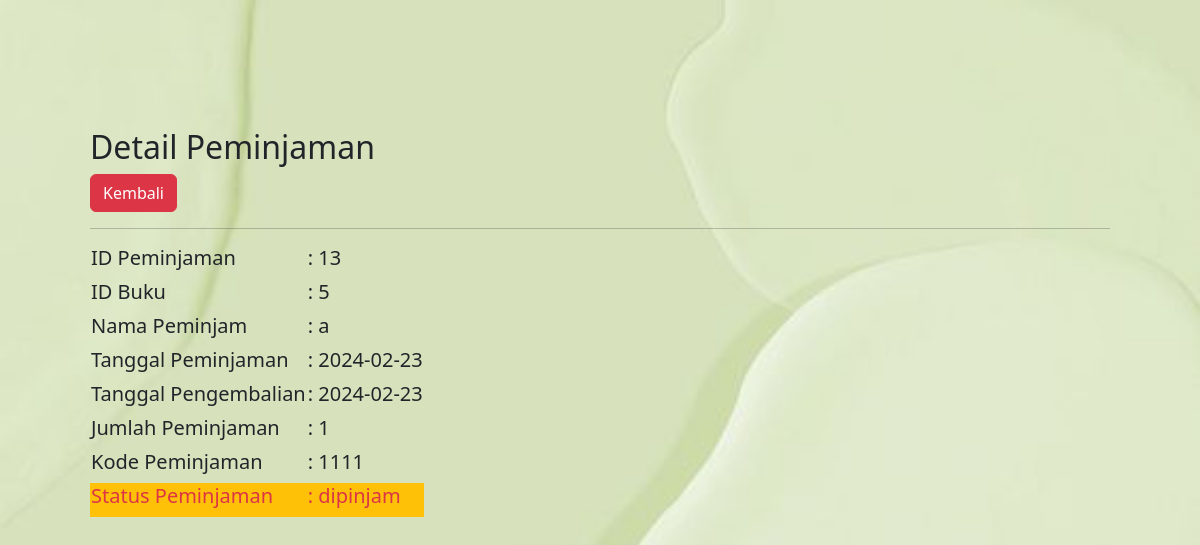
The app's page /petugas/detail_peminjaman.php?IDpeminjaman=13 with its own data.
### tables this page shows
CREATE TABLE `peminjaman` (
  `IDpeminjaman` int(11) NOT NULL,
  `IDuser` int(11) NOT NULL,
  `IDbuku` int(11) NOT NULL,
  `nama` varchar(255) NOT NULL,
  `judul` varchar(255) NOT NULL,
  `tgl_peminjaman` date NOT NULL,
  `tgl_pengembalian` date NOT NULL,
  `jumlah_peminjaman` int(11) NOT NULL,
  `status_peminjaman` enum('dipinjam','dikembalikan') NOT NULL,
  `kode_pinjam` varchar(11) NOT NULL
);

### petugas/detail_peminjaman.php (the view, shortened to what this page needs)
<!doctype html>
<html lang="en">
  <head>
    <link href="https://cdn.jsdelivr.net/npm/bootstrap@5.3.2/dist/css/bootstrap.min.css" rel="stylesheet">
  </head>
  <body>
    <div class="container" style="margin-top: 5rem;">
        <div class="card-transparant">
            <div class="row">
            <?php
                include '../koneksi.php';
                if(isset($_GET['IDpeminjaman'])){
                    $idp = $_GET['IDpeminjaman'];
                }else{
                    die("Eror, Data Tidak Ditemukan");
                }
                $query = mysqli_query($koneksi, "SELECT * FROM peminjaman WHERE IDpeminjaman='$idp'");
                $result = mysqli_fetch_array($query);
            ?>
                <div class="col m-5">
                <h2>Detail Peminjaman</h2>
            <a href="peminjam.php" class="btn btn-danger text-white">Kembali</a>
                <hr>
                <table>
                    <tr>
                        <td><h5>ID Peminjaman</h5></td>
                        <td><h5>: <?php echo $result['IDpeminjaman']; ?></h5></td>
                    </tr>
                    <tr>
                        <td><h5>ID Buku</h5></td>
                        <td><h5>: <?php echo $result['IDbuku']; ?></h5></td>
                    </tr>
                    <tr>
                        <td><h5>Nama Peminjam</h5></td>
                        <td><h5>: <?php echo $result['nama']; ?></h5></td>
                    </tr>
                    <tr>
                        <td><h5>Tanggal Peminjaman</h5></td>
                        <td><h5>: <?php echo $result['tgl_peminjaman']; ?></h5></td>
                    </tr>
                    <tr>
                        <td><h5>Tanggal Pengembalian</h5></td>
                        <td><h5>: <?php echo $result['tgl_pengembalian']; ?></h5></td>
                    </tr>
                    <tr>
                        <td><h5>Jumlah Peminjaman</h5></td>
                        <td><h5>: <?php echo $result['jumlah_peminjaman']; ?></h5></td>
                    </tr>
                    <tr>
                        <td><h5>Kode Peminjaman</h5></td>
                        <td><h5>: <?php echo $result['kode_pinjam']; ?></h5></td>
                    </tr>
                    <tr class="bg-warning text-danger">
                        <td><h5>Status Peminjaman</h5></td>
                        <td><h5>: <?php echo $result['status_peminjaman']; ?></h5></td>
                    </tr>
                </table>
                </div>
            </div>
        </div>
    </div>
  </body>
</html>

### petugas/detail_peminjaman.php (style rules this page uses)
body { background: url(../img/matcha.jpg) no-repeat fixed; -webkit-background-size: 100% 100%; -moz-background-size: 100% 100%; -o-background-size: 100% 100%; background-size: 100% 100%; }

### records on screen
peminjaman: IDpeminjaman "13", IDbuku "5", nama "a", tgl_peminjaman "2024-02-23", tgl_pengembalian "2024-02-23", jumlah_peminjaman "1", kode_pinjam "1111", status_peminjaman "dipinjam"
